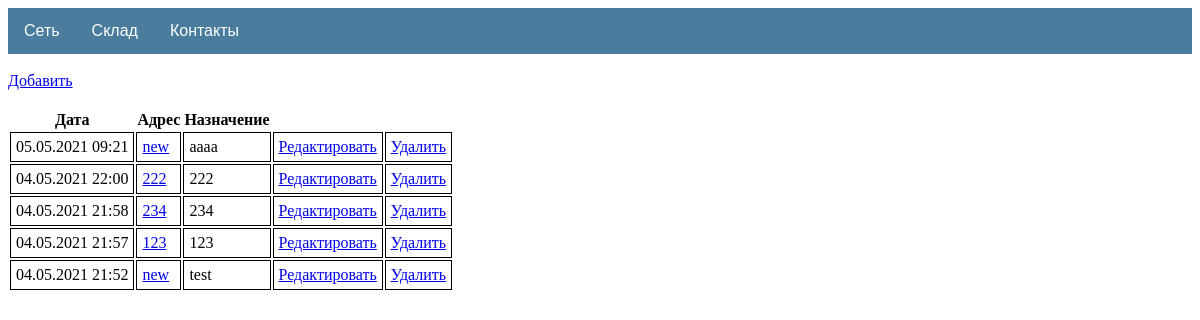
The page /storage/objects/ on the database as committed earlier.
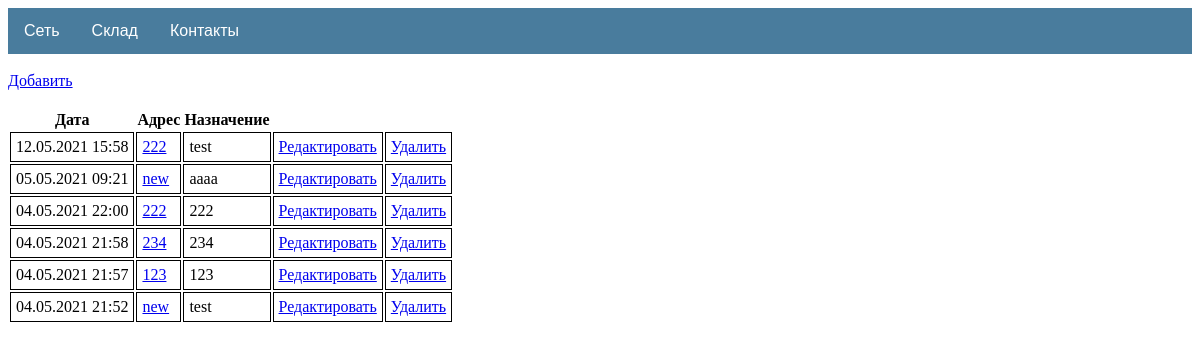
The same page on the database as committed later.
### storage/models.py (models this page shows, shortened)
class Object(models.Model):
    date_create = models.DateTimeField(auto_now_add=True)
    address = models.CharField(max_length=20, blank=True, verbose_name='Адрес')
    purpose = models.CharField(max_length=20, blank=True, verbose_name='Назначение')
    note = models.CharField(max_length=50, blank=True, verbose_name='Примечание')
    slug = models.SlugField(max_length=100, unique=True, verbose_name='URL')
    class Meta:
        ordering = ['-id']

### storage/views.py (the view)
# urls.py: path('objects/', ObjectList.as_view(), name='object_list'),
class ObjectList(ListView):
    model = Object
    template_name = 'storage/object_list.html'
    context_object_name = 'object_list'

### templates/storage/object_list.html
{% extends 'default.html' %}
{% block content %}
<br>
<div>
    <a href="{% url 'object_add' %}">Добавить</a>
</div>
<br>
{%  if object_list %}
<table>
    <tr>
        <th>
            Дата
        </th>
        <th>
            Адрес
        </th>
        <th>
            Назначение
        </th>
    </tr>
{% for object in object_list %}
    <tr>
        <td>
            {{ object.date_create | date:'d.m.Y H:i' }}
        </td>
        <td>
            <a href="{% url 'object_detail' object.slug %}">{{ object.address }}</a>
        </td>
        <td>
            {{ object.purpose }}
        </td>
        <td>
            <a href="{% url 'object_update' object.slug %}">Редактировать</a>
        </td>
        <td>
            <a href="{% url 'object_delete' object.slug %}">Удалить</a>
        </td>
    </tr>
{% endfor %}
</table>
{%  else %}
<h1>пусто</h1>
{% endif %}
{% endblock content %}

Rows that differ between the two databases and show on the page:
added Object: date_create "12.05.2021 15:58", address "222", purpose "test"
